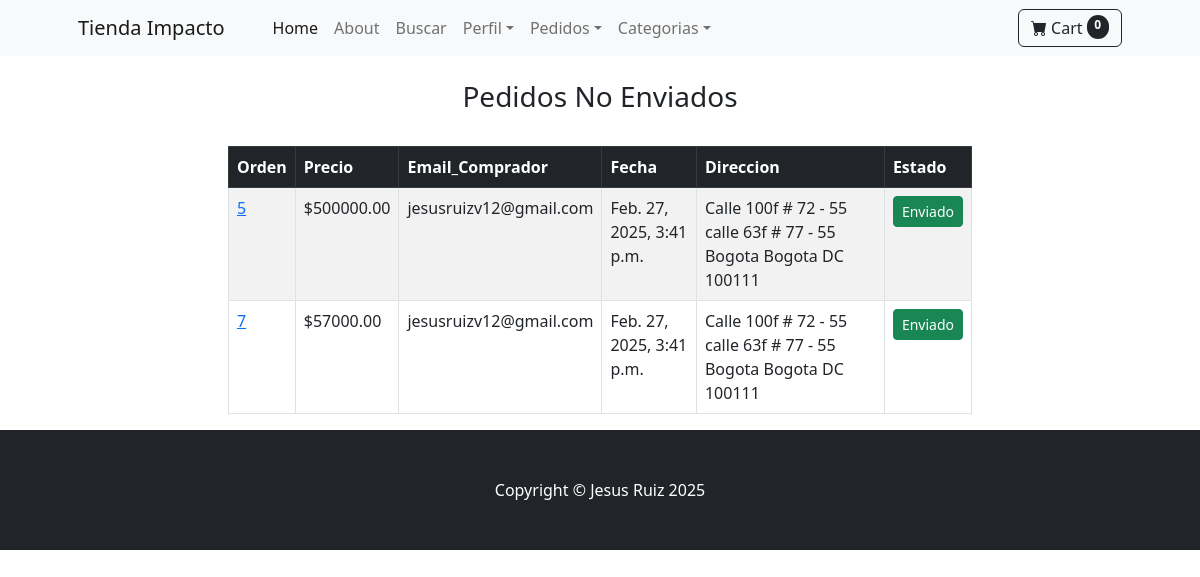
Page /payment/not_shipped_dash (signed in) on the committed database.
### payment/models.py (models this page shows, shortened)
class Order(models.Model):
     user = models.ForeignKey(User, on_delete=models.CASCADE, null=True, blank=True)
     full_name = models.CharField(max_length=250)
     email = models.EmailField(max_length=250)
     shipping_address = models.TextField(max_length=1000)
     amount_paid = models.DecimalField(max_digits=10, decimal_places=2)
     date_ordered = models.DateField(auto_now_add=True)
     shipped = models.BooleanField(default=False)
     date_shipped = models.DateTimeField(blank=True, null=True)

### payment/views.py (the view, shortened to what this page needs)
# urls.py: path('not_shipped_dash', views.not_shipped_dash, name='not_shipped_dash'),
def not_shipped_dash(request):
    if request.user.is_authenticated and request.user.is_superuser:
        orders = Order.objects.filter(shipped=False)
        return render(request, "payment/not_shipped_dash.html", {"orders": orders} )
    else:
        messages.success(request, "Acceso Denegado")
        return redirect('home')

### cart/cart.py (called while the page is built)
    def __len__(self):
        return len(self.cart)

### cart/context_processors.py (called while the page is built)
def cart(request):
    return {'cart': Cart(request)}

### payment/templates/payment/not_shipped_dash.html (shortened to what this page needs)
{% extends 'base.html'%}
{% block content %}
<div class="container">
    <div class="row">
        <center>
            <div class="col-8">
                <br>
                <h3>Pedidos No Enviados</h3>
                <br>
                <table class="table table-striped table-hover table-bordered">
                  <thead class="table-dark">
                    <tr>
                      <th scope="col">Orden</th>
                      <th scope="col">Precio</th>
                      <th scope="col">Email_Comprador</th>
                      <th scope="col">Fecha</th>
                      <th scope="col">Direccion</th>
                      <th scope="col">Estado</th>
                    </tr>
                  </thead>
                  <tbody>
                    {% for item in orders %}
                    <tr>
                      <td><a href="{% url 'orders' item.id %}">{{item.id}}</a></td>
                      <td>${{item.amount_paid}}</td>
                      <td>{{item.email}}</td>
                      <td>{{item.date_shipped}}</td>
                      <td>{{item.shipping_address}}</td>
                      <td>
                        <form action="" method="POST">
                          <button type="submit" class="btn btn-success btn-sm">Enviado</button>
                        </form>
                      </td>
                    </tr>
                    {% endfor %}
                  </tbody>
                </table>
          </div>
        </center>
    </div>
</div>
{% endblock %}

### rows in the picture
Order: id "5", amount_paid "500000.00", email "jesusruizv12@gmail.com", date_shipped "Feb. 27, 2025, 3:41 p.m.", shipping_address "Calle 100f # 72 - 55 calle 63f # 77 - 55 Bogota Bogota DC 100111"
Order: id "7", amount_paid "57000.00", email "jesusruizv12@gmail.com", date_shipped "Feb. 27, 2025, 3:41 p.m.", shipping_address "Calle 100f # 72 - 55 calle 63f # 77 - 55 Bogota Bogota DC 100111"

### other values in the picture
{{ cart|length }} "0"
